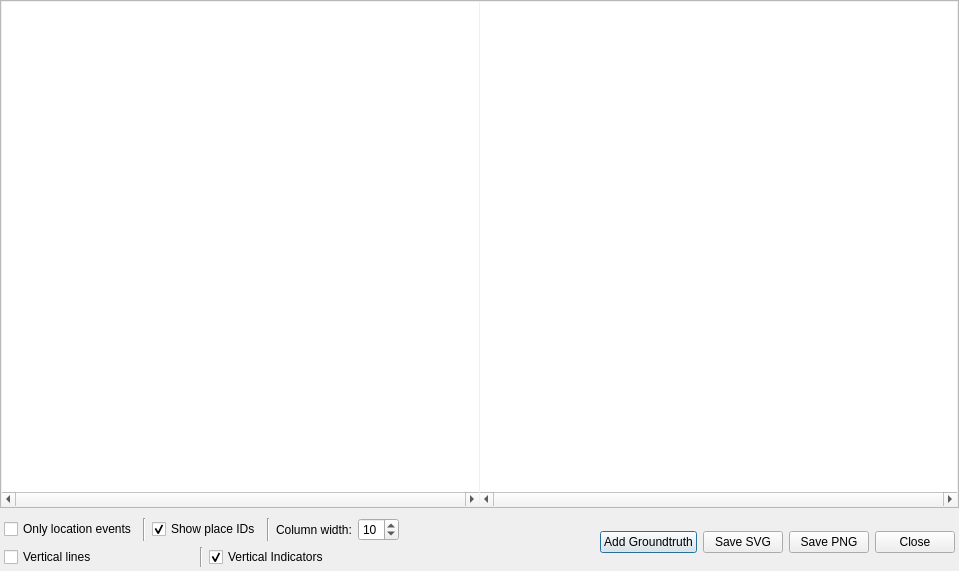
<?xml version="1.0" encoding="UTF-8"?>
<ui version="4.0">
 <class>RCVisualizerClass</class>
 <widget class="QDialog" name="RCVisualizerClass">
  <property name="geometry">
   <rect>
    <x>0</x>
    <y>0</y>
    <width>959</width>
    <height>571</height>
   </rect>
  </property>
  <property name="windowTitle">
   <string>Event Visualizer</string>
  </property>
  <layout class="QVBoxLayout" name="verticalLayout">
   <property name="margin">
    <number>0</number>
   </property>
   <item>
    <widget class="QFrame" name="frame">
     <property name="frameShape">
      <enum>QFrame::StyledPanel</enum>
     </property>
     <property name="frameShadow">
      <enum>QFrame::Sunken</enum>
     </property>
     <layout class="QVBoxLayout" name="verticalLayout_3">
      <property name="margin">
       <number>1</number>
      </property>
      <item>
       <widget class="QSplitter" name="splitter">
        <property name="sizePolicy">
         <sizepolicy hsizetype="Expanding" vsizetype="Expanding">
          <horstretch>0</horstretch>
          <verstretch>0</verstretch>
         </sizepolicy>
        </property>
        <property name="orientation">
         <enum>Qt::Horizontal</enum>
        </property>
        <property name="handleWidth">
         <number>1</number>
        </property>
        <widget class="EventView" name="legendView">
         <property name="frameShape">
          <enum>QFrame::NoFrame</enum>
         </property>
         <property name="verticalScrollBarPolicy">
          <enum>Qt::ScrollBarAlwaysOff</enum>
         </property>
         <property name="horizontalScrollBarPolicy">
          <enum>Qt::ScrollBarAlwaysOn</enum>
         </property>
         <property name="alignment">
          <set>Qt::AlignBottom|Qt::AlignRight|Qt::AlignTrailing</set>
         </property>
        </widget>
        <widget class="EventView" name="eventView">
         <property name="frameShape">
          <enum>QFrame::NoFrame</enum>
         </property>
         <property name="verticalScrollBarPolicy">
          <enum>Qt::ScrollBarAlwaysOff</enum>
         </property>
         <property name="horizontalScrollBarPolicy">
          <enum>Qt::ScrollBarAlwaysOn</enum>
         </property>
         <property name="alignment">
          <set>Qt::AlignBottom|Qt::AlignLeading|Qt::AlignLeft</set>
         </property>
        </widget>
       </widget>
      </item>
     </layout>
    </widget>
   </item>
   <item>
    <layout class="QHBoxLayout" name="horizontalLayout">
     <property name="margin">
      <number>4</number>
     </property>
     <item>
      <layout class="QVBoxLayout" name="verticalLayout_2">
       <item>
        <layout class="QHBoxLayout" name="horizontalLayout_2">
         <item>
          <widget class="QCheckBox" name="locationEventsCheckBox">
           <property name="text">
            <string>Only location events</string>
           </property>
          </widget>
         </item>
         <item>
          <widget class="Line" name="line">
           <property name="orientation">
            <enum>Qt::Vertical</enum>
           </property>
          </widget>
         </item>
         <item>
          <widget class="QCheckBox" name="placesCheckBox">
           <property name="text">
            <string>Show place IDs</string>
           </property>
           <property name="checked">
            <bool>true</bool>
           </property>
          </widget>
         </item>
         <item>
          <widget class="Line" name="line_2">
           <property name="orientation">
            <enum>Qt::Vertical</enum>
           </property>
          </widget>
         </item>
         <item>
          <widget class="QLabel" name="Columnw">
           <property name="text">
            <string>Column width:</string>
           </property>
          </widget>
         </item>
         <item>
          <widget class="QSpinBox" name="widthSpinBox">
           <property name="maximum">
            <number>20</number>
           </property>
           <property name="value">
            <number>10</number>
           </property>
          </widget>
         </item>
        </layout>
       </item>
       <item>
        <layout class="QHBoxLayout" name="horizontalLayout_3">
         <item>
          <widget class="QCheckBox" name="verticalLinesCheckBox">
           <property name="text">
            <string>Vertical lines</string>
           </property>
           <property name="checked">
            <bool>false</bool>
           </property>
          </widget>
         </item>
         <item>
          <widget class="Line" name="line_3">
           <property name="orientation">
            <enum>Qt::Vertical</enum>
           </property>
          </widget>
         </item>
         <item>
          <widget class="QCheckBox" name="verticalIndicatorsCheckBox">
           <property name="text">
            <string>Vertical Indicators</string>
           </property>
           <property name="checked">
            <bool>true</bool>
           </property>
          </widget>
         </item>
        </layout>
       </item>
      </layout>
     </item>
     <item>
      <spacer name="horizontalSpacer">
       <property name="orientation">
        <enum>Qt::Horizontal</enum>
       </property>
       <property name="sizeHint" stdset="0">
        <size>
         <width>40</width>
         <height>20</height>
        </size>
       </property>
      </spacer>
     </item>
     <item>
      <widget class="QPushButton" name="addGroundtruthButton">
       <property name="text">
        <string>Add Groundtruth</string>
       </property>
       <property name="icon">
        <iconset resource="../resources.qrc">
         <normaloff>:/icons/icons/add.png</normaloff>:/icons/icons/add.png</iconset>
       </property>
      </widget>
     </item>
     <item>
      <widget class="QPushButton" name="saveSvgButton">
       <property name="text">
        <string>Save SVG</string>
       </property>
       <property name="icon">
        <iconset resource="../resources.qrc">
         <normaloff>:/icons/icons/filesave.png</normaloff>:/icons/icons/filesave.png</iconset>
       </property>
      </widget>
     </item>
     <item>
      <widget class="QPushButton" name="savePngButton">
       <property name="text">
        <string>Save PNG</string>
       </property>
       <property name="icon">
        <iconset resource="../resources.qrc">
         <normaloff>:/icons/icons/filesave.png</normaloff>:/icons/icons/filesave.png</iconset>
       </property>
      </widget>
     </item>
     <item>
      <widget class="QPushButton" name="closeButton">
       <property name="text">
        <string>Close</string>
       </property>
       <property name="icon">
        <iconset resource="../resources.qrc">
         <normaloff>:/icons/icons/dialog-close.png</normaloff>:/icons/icons/dialog-close.png</iconset>
       </property>
      </widget>
     </item>
    </layout>
   </item>
  </layout>
 </widget>
 <layoutdefault spacing="6" margin="11"/>
 <customwidgets>
  <customwidget>
   <class>EventView</class>
   <extends>QGraphicsView</extends>
   <header>EventView.h</header>
  </customwidget>
 </customwidgets>
 <resources>
  <include location="../resources.qrc"/>
 </resources>
 <connections>
  <connection>
   <sender>closeButton</sender>
   <signal>clicked()</signal>
   <receiver>RCVisualizerClass</receiver>
   <slot>accept()</slot>
   <hints>
    <hint type="sourcelabel">
     <x>482</x>
     <y>279</y>
    </hint>
    <hint type="destinationlabel">
     <x>396</x>
     <y>173</y>
    </hint>
   </hints>
  </connection>
 </connections>
</ui>
